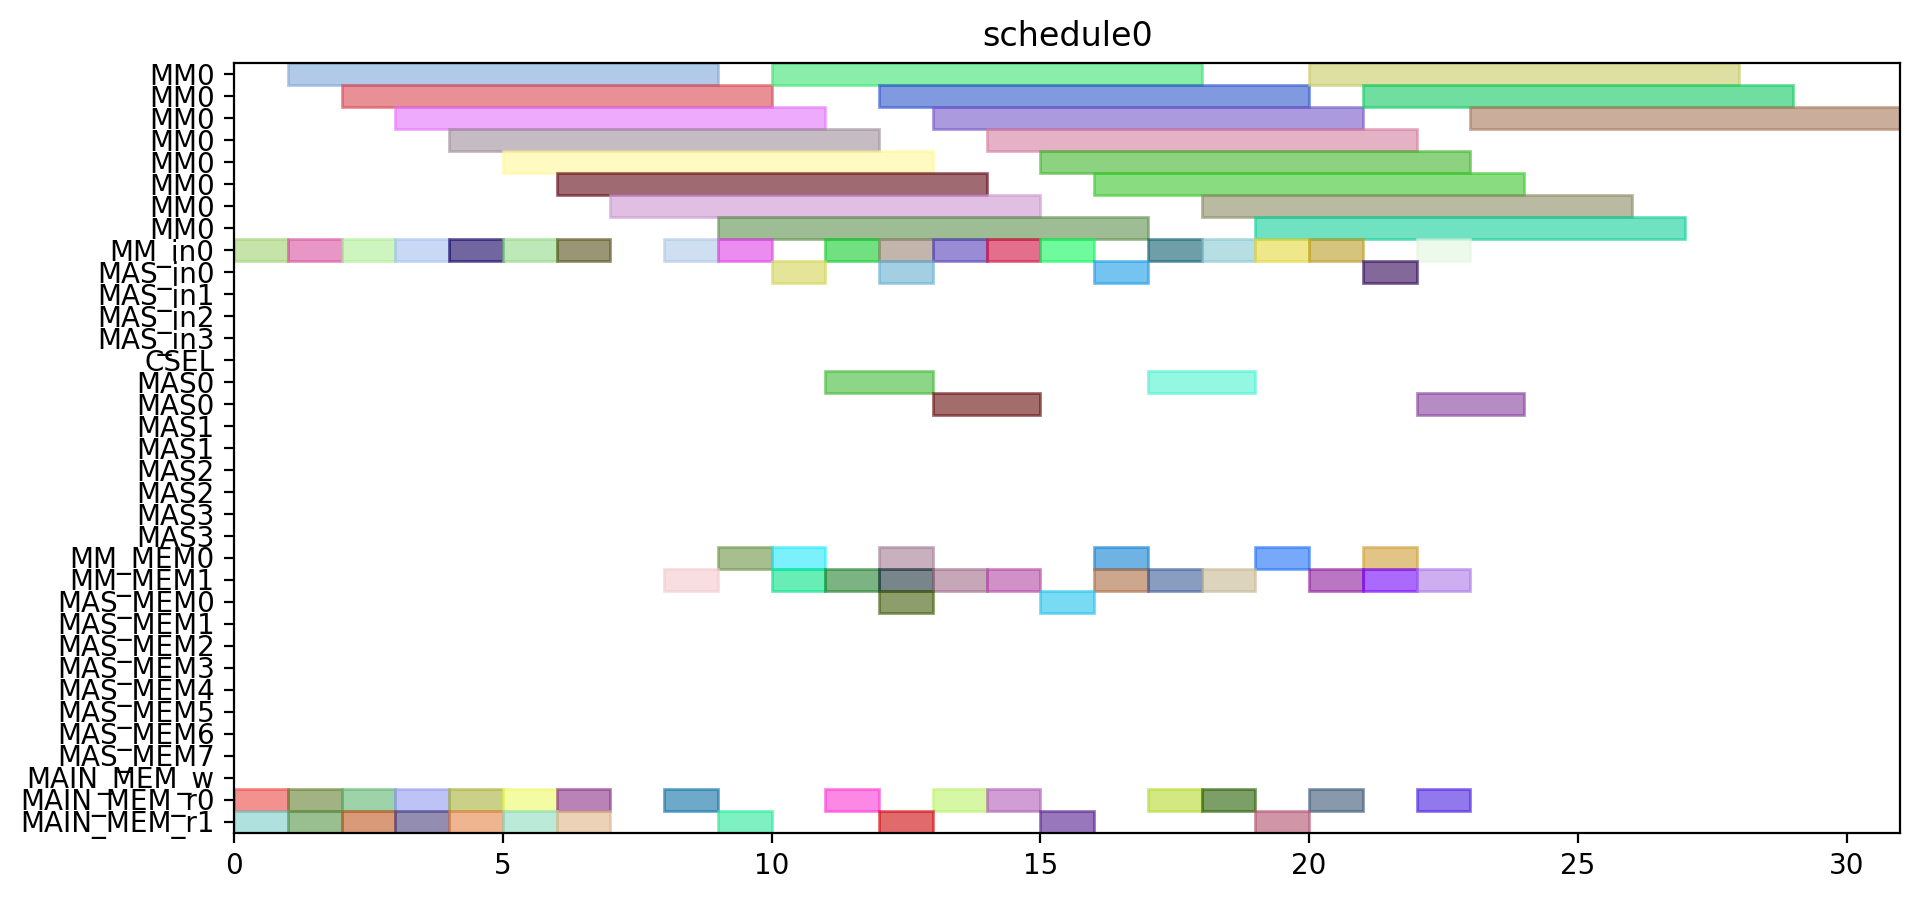

The script that drew this image:
from pyschedule import Scenario, solvers, plotters, alt


def solve():
	horizon = 120
	S = Scenario("schedule0", horizon=horizon)

	# resource
	MM = S.Resources('MM', num=1, size=8)
	MM_in = S.Resources('MM_in', num=1)
	MAS_in = S.Resources('MAS_in', num=4)
	CSEL = S.Resource('CSEL')
	MAS = S.Resources('MAS', num=4, size=2, periods=range(1, horizon))
	MM_MEM = S.Resources('MM_MEM', num=2)
	MAS_MEM = S.Resources('MAS_MEM', num=8)
	MAIN_MEM_w = S.Resource('MAIN_MEM_w', size=1)
	MAIN_MEM_r = S.Resources('MAIN_MEM_r', num=2)

	# result of previous scheduling

	# new tasks
	Z_exp2 = S.Task('Z_exp2', length=8, delay_cost=1)
	Z_exp2 += alt(MM)
	Z_exp2_in = S.Task('Z_exp2_in', length=1, delay_cost=1)
	Z_exp2_in += alt(MM_in)
	S += Z_exp2_in*MM_in[0]<=Z_exp2*MM[0]
	Z_exp2_mem0 = S.Task('Z_exp2_mem0', length=1, delay_cost=1)
	Z_exp2_mem0 += MAIN_MEM_r[0]
	S += Z_exp2_mem0 <= Z_exp2

	Z_exp2_mem1 = S.Task('Z_exp2_mem1', length=1, delay_cost=1)
	Z_exp2_mem1 += MAIN_MEM_r[1]
	S += Z_exp2_mem1 <= Z_exp2

	NX0 = S.Task('NX0', length=8, delay_cost=1)
	NX0 += alt(MM)
	NX0_in = S.Task('NX0_in', length=1, delay_cost=1)
	NX0_in += alt(MM_in)
	S += NX0_in*MM_in[0]<=NX0*MM[0]
	NX0_mem0 = S.Task('NX0_mem0', length=1, delay_cost=1)
	NX0_mem0 += MAIN_MEM_r[0]
	S += NX0_mem0 <= NX0

	NX0_mem1 = S.Task('NX0_mem1', length=1, delay_cost=1)
	NX0_mem1 += MAIN_MEM_r[1]
	S += NX0_mem1 <= NX0

	k0_10_Z1 = S.Task('k0_10_Z1', length=8, delay_cost=1)
	k0_10_Z1 += alt(MM)
	k0_10_Z1_in = S.Task('k0_10_Z1_in', length=1, delay_cost=1)
	k0_10_Z1_in += alt(MM_in)
	S += k0_10_Z1_in*MM_in[0]<=k0_10_Z1*MM[0]
	k0_10_Z1_mem0 = S.Task('k0_10_Z1_mem0', length=1, delay_cost=1)
	k0_10_Z1_mem0 += MAIN_MEM_r[0]
	S += k0_10_Z1_mem0 <= k0_10_Z1

	k0_10_Z1_mem1 = S.Task('k0_10_Z1_mem1', length=1, delay_cost=1)
	k0_10_Z1_mem1 += MAIN_MEM_r[1]
	S += k0_10_Z1_mem1 <= k0_10_Z1

	DX0 = S.Task('DX0', length=8, delay_cost=1)
	DX0 += alt(MM)
	DX0_in = S.Task('DX0_in', length=1, delay_cost=1)
	DX0_in += alt(MM_in)
	S += DX0_in*MM_in[0]<=DX0*MM[0]
	DX0_mem0 = S.Task('DX0_mem0', length=1, delay_cost=1)
	DX0_mem0 += MAIN_MEM_r[0]
	S += DX0_mem0 <= DX0

	DX0_mem1 = S.Task('DX0_mem1', length=1, delay_cost=1)
	DX0_mem1 += MAIN_MEM_r[1]
	S += DX0_mem1 <= DX0

	NY0 = S.Task('NY0', length=8, delay_cost=1)
	NY0 += alt(MM)
	NY0_in = S.Task('NY0_in', length=1, delay_cost=1)
	NY0_in += alt(MM_in)
	S += NY0_in*MM_in[0]<=NY0*MM[0]
	NY0_mem0 = S.Task('NY0_mem0', length=1, delay_cost=1)
	NY0_mem0 += MAIN_MEM_r[0]
	S += NY0_mem0 <= NY0

	NY0_mem1 = S.Task('NY0_mem1', length=1, delay_cost=1)
	NY0_mem1 += MAIN_MEM_r[1]
	S += NY0_mem1 <= NY0

	k2_14_Z1 = S.Task('k2_14_Z1', length=8, delay_cost=1)
	k2_14_Z1 += alt(MM)
	k2_14_Z1_in = S.Task('k2_14_Z1_in', length=1, delay_cost=1)
	k2_14_Z1_in += alt(MM_in)
	S += k2_14_Z1_in*MM_in[0]<=k2_14_Z1*MM[0]
	k2_14_Z1_mem0 = S.Task('k2_14_Z1_mem0', length=1, delay_cost=1)
	k2_14_Z1_mem0 += MAIN_MEM_r[0]
	S += k2_14_Z1_mem0 <= k2_14_Z1

	k2_14_Z1_mem1 = S.Task('k2_14_Z1_mem1', length=1, delay_cost=1)
	k2_14_Z1_mem1 += MAIN_MEM_r[1]
	S += k2_14_Z1_mem1 <= k2_14_Z1

	DY0 = S.Task('DY0', length=8, delay_cost=1)
	DY0 += alt(MM)
	DY0_in = S.Task('DY0_in', length=1, delay_cost=1)
	DY0_in += alt(MM_in)
	S += DY0_in*MM_in[0]<=DY0*MM[0]
	DY0_mem0 = S.Task('DY0_mem0', length=1, delay_cost=1)
	DY0_mem0 += MAIN_MEM_r[0]
	S += DY0_mem0 <= DY0

	DY0_mem1 = S.Task('DY0_mem1', length=1, delay_cost=1)
	DY0_mem1 += MAIN_MEM_r[1]
	S += DY0_mem1 <= DY0

	Z_exp3 = S.Task('Z_exp3', length=8, delay_cost=1)
	Z_exp3 += alt(MM)
	Z_exp3_in = S.Task('Z_exp3_in', length=1, delay_cost=1)
	Z_exp3_in += alt(MM_in)
	S += Z_exp3_in*MM_in[0]<=Z_exp3*MM[0]
	Z_exp3_mem0 = S.Task('Z_exp3_mem0', length=1, delay_cost=1)
	Z_exp3_mem0 += alt(MM_MEM)
	S += (Z_exp2*MM[0])-1 < Z_exp3_mem0*MM_MEM[0]
	S += Z_exp3_mem0 <= Z_exp3

	Z_exp3_mem1 = S.Task('Z_exp3_mem1', length=1, delay_cost=1)
	Z_exp3_mem1 += MAIN_MEM_r[1]
	S += Z_exp3_mem1 <= Z_exp3

	NX1_ = S.Task('NX1_', length=2, delay_cost=1)
	NX1_ += alt(MAS)
	NX1__in = S.Task('NX1__in', length=1, delay_cost=1)
	NX1__in += alt(MAS_in)
	S += NX1__in*MAS_in[0]<=NX1_*MAS[0]

	S += NX1__in*MAS_in[1]<=NX1_*MAS[1]

	S += NX1__in*MAS_in[2]<=NX1_*MAS[2]

	S += NX1__in*MAS_in[3]<=NX1_*MAS[3]

	NX1__mem0 = S.Task('NX1__mem0', length=1, delay_cost=1)
	NX1__mem0 += alt(MM_MEM)
	S += (NX0*MM[0])-1 < NX1__mem0*MM_MEM[0]
	S += NX1__mem0 <= NX1_

	NX1__mem1 = S.Task('NX1__mem1', length=1, delay_cost=1)
	NX1__mem1 += alt(MM_MEM)
	S += (k0_10_Z1*MM[0])-1 < NX1__mem1*MM_MEM[1]
	S += NX1__mem1 <= NX1_

	k0_9_Z2 = S.Task('k0_9_Z2', length=8, delay_cost=1)
	k0_9_Z2 += alt(MM)
	k0_9_Z2_in = S.Task('k0_9_Z2_in', length=1, delay_cost=1)
	k0_9_Z2_in += alt(MM_in)
	S += k0_9_Z2_in*MM_in[0]<=k0_9_Z2*MM[0]
	k0_9_Z2_mem0 = S.Task('k0_9_Z2_mem0', length=1, delay_cost=1)
	k0_9_Z2_mem0 += MAIN_MEM_r[0]
	S += k0_9_Z2_mem0 <= k0_9_Z2

	k0_9_Z2_mem1 = S.Task('k0_9_Z2_mem1', length=1, delay_cost=1)
	k0_9_Z2_mem1 += alt(MM_MEM)
	S += (Z_exp2*MM[0])-1 < k0_9_Z2_mem1*MM_MEM[1]
	S += k0_9_Z2_mem1 <= k0_9_Z2

	k1_9_Z2 = S.Task('k1_9_Z2', length=8, delay_cost=1)
	k1_9_Z2 += alt(MM)
	k1_9_Z2_in = S.Task('k1_9_Z2_in', length=1, delay_cost=1)
	k1_9_Z2_in += alt(MM_in)
	S += k1_9_Z2_in*MM_in[0]<=k1_9_Z2*MM[0]
	k1_9_Z2_mem0 = S.Task('k1_9_Z2_mem0', length=1, delay_cost=1)
	k1_9_Z2_mem0 += MAIN_MEM_r[0]
	S += k1_9_Z2_mem0 <= k1_9_Z2

	k1_9_Z2_mem1 = S.Task('k1_9_Z2_mem1', length=1, delay_cost=1)
	k1_9_Z2_mem1 += alt(MM_MEM)
	S += (Z_exp2*MM[0])-1 < k1_9_Z2_mem1*MM_MEM[1]
	S += k1_9_Z2_mem1 <= k1_9_Z2

	NY1_ = S.Task('NY1_', length=2, delay_cost=1)
	NY1_ += alt(MAS)
	NY1__in = S.Task('NY1__in', length=1, delay_cost=1)
	NY1__in += alt(MAS_in)
	S += NY1__in*MAS_in[0]<=NY1_*MAS[0]

	S += NY1__in*MAS_in[1]<=NY1_*MAS[1]

	S += NY1__in*MAS_in[2]<=NY1_*MAS[2]

	S += NY1__in*MAS_in[3]<=NY1_*MAS[3]

	NY1__mem0 = S.Task('NY1__mem0', length=1, delay_cost=1)
	NY1__mem0 += alt(MM_MEM)
	S += (NY0*MM[0])-1 < NY1__mem0*MM_MEM[0]
	S += NY1__mem0 <= NY1_

	NY1__mem1 = S.Task('NY1__mem1', length=1, delay_cost=1)
	NY1__mem1 += alt(MM_MEM)
	S += (k2_14_Z1*MM[0])-1 < NY1__mem1*MM_MEM[1]
	S += NY1__mem1 <= NY1_

	k2_13_Z2 = S.Task('k2_13_Z2', length=8, delay_cost=1)
	k2_13_Z2 += alt(MM)
	k2_13_Z2_in = S.Task('k2_13_Z2_in', length=1, delay_cost=1)
	k2_13_Z2_in += alt(MM_in)
	S += k2_13_Z2_in*MM_in[0]<=k2_13_Z2*MM[0]
	k2_13_Z2_mem0 = S.Task('k2_13_Z2_mem0', length=1, delay_cost=1)
	k2_13_Z2_mem0 += MAIN_MEM_r[0]
	S += k2_13_Z2_mem0 <= k2_13_Z2

	k2_13_Z2_mem1 = S.Task('k2_13_Z2_mem1', length=1, delay_cost=1)
	k2_13_Z2_mem1 += alt(MM_MEM)
	S += (Z_exp2*MM[0])-1 < k2_13_Z2_mem1*MM_MEM[1]
	S += k2_13_Z2_mem1 <= k2_13_Z2

	k3_14_Z2 = S.Task('k3_14_Z2', length=8, delay_cost=1)
	k3_14_Z2 += alt(MM)
	k3_14_Z2_in = S.Task('k3_14_Z2_in', length=1, delay_cost=1)
	k3_14_Z2_in += alt(MM_in)
	S += k3_14_Z2_in*MM_in[0]<=k3_14_Z2*MM[0]
	k3_14_Z2_mem0 = S.Task('k3_14_Z2_mem0', length=1, delay_cost=1)
	k3_14_Z2_mem0 += MAIN_MEM_r[0]
	S += k3_14_Z2_mem0 <= k3_14_Z2

	k3_14_Z2_mem1 = S.Task('k3_14_Z2_mem1', length=1, delay_cost=1)
	k3_14_Z2_mem1 += alt(MM_MEM)
	S += (Z_exp2*MM[0])-1 < k3_14_Z2_mem1*MM_MEM[1]
	S += k3_14_Z2_mem1 <= k3_14_Z2

	Z_exp4 = S.Task('Z_exp4', length=8, delay_cost=1)
	Z_exp4 += alt(MM)
	Z_exp4_in = S.Task('Z_exp4_in', length=1, delay_cost=1)
	Z_exp4_in += alt(MM_in)
	S += Z_exp4_in*MM_in[0]<=Z_exp4*MM[0]
	Z_exp4_mem0 = S.Task('Z_exp4_mem0', length=1, delay_cost=1)
	Z_exp4_mem0 += alt(MM_MEM)
	S += (Z_exp3*MM[0])-1 < Z_exp4_mem0*MM_MEM[0]
	S += Z_exp4_mem0 <= Z_exp4

	Z_exp4_mem1 = S.Task('Z_exp4_mem1', length=1, delay_cost=1)
	Z_exp4_mem1 += MAIN_MEM_r[1]
	S += Z_exp4_mem1 <= Z_exp4

	NX1 = S.Task('NX1', length=8, delay_cost=1)
	NX1 += alt(MM)
	NX1_in = S.Task('NX1_in', length=1, delay_cost=1)
	NX1_in += alt(MM_in)
	S += NX1_in*MM_in[0]<=NX1*MM[0]
	NX1_mem0 = S.Task('NX1_mem0', length=1, delay_cost=1)
	NX1_mem0 += alt(MAS_MEM)
	S += (NX1_*MAS[0])-1 < NX1_mem0*MAS_MEM[0]
	S += (NX1_*MAS[1])-1 < NX1_mem0*MAS_MEM[2]
	S += (NX1_*MAS[2])-1 < NX1_mem0*MAS_MEM[4]
	S += (NX1_*MAS[3])-1 < NX1_mem0*MAS_MEM[6]
	S += NX1_mem0 <= NX1

	NX1_mem1 = S.Task('NX1_mem1', length=1, delay_cost=1)
	NX1_mem1 += MAIN_MEM_r[1]
	S += NX1_mem1 <= NX1

	k0_8_Z3 = S.Task('k0_8_Z3', length=8, delay_cost=1)
	k0_8_Z3 += alt(MM)
	k0_8_Z3_in = S.Task('k0_8_Z3_in', length=1, delay_cost=1)
	k0_8_Z3_in += alt(MM_in)
	S += k0_8_Z3_in*MM_in[0]<=k0_8_Z3*MM[0]
	k0_8_Z3_mem0 = S.Task('k0_8_Z3_mem0', length=1, delay_cost=1)
	k0_8_Z3_mem0 += MAIN_MEM_r[0]
	S += k0_8_Z3_mem0 <= k0_8_Z3

	k0_8_Z3_mem1 = S.Task('k0_8_Z3_mem1', length=1, delay_cost=1)
	k0_8_Z3_mem1 += alt(MM_MEM)
	S += (Z_exp3*MM[0])-1 < k0_8_Z3_mem1*MM_MEM[1]
	S += k0_8_Z3_mem1 <= k0_8_Z3

	DX1_ = S.Task('DX1_', length=2, delay_cost=1)
	DX1_ += alt(MAS)
	DX1__in = S.Task('DX1__in', length=1, delay_cost=1)
	DX1__in += alt(MAS_in)
	S += DX1__in*MAS_in[0]<=DX1_*MAS[0]

	S += DX1__in*MAS_in[1]<=DX1_*MAS[1]

	S += DX1__in*MAS_in[2]<=DX1_*MAS[2]

	S += DX1__in*MAS_in[3]<=DX1_*MAS[3]

	DX1__mem0 = S.Task('DX1__mem0', length=1, delay_cost=1)
	DX1__mem0 += alt(MM_MEM)
	S += (DX0*MM[0])-1 < DX1__mem0*MM_MEM[0]
	S += DX1__mem0 <= DX1_

	DX1__mem1 = S.Task('DX1__mem1', length=1, delay_cost=1)
	DX1__mem1 += alt(MM_MEM)
	S += (k1_9_Z2*MM[0])-1 < DX1__mem1*MM_MEM[1]
	S += DX1__mem1 <= DX1_

	k1_8_Z3 = S.Task('k1_8_Z3', length=8, delay_cost=1)
	k1_8_Z3 += alt(MM)
	k1_8_Z3_in = S.Task('k1_8_Z3_in', length=1, delay_cost=1)
	k1_8_Z3_in += alt(MM_in)
	S += k1_8_Z3_in*MM_in[0]<=k1_8_Z3*MM[0]
	k1_8_Z3_mem0 = S.Task('k1_8_Z3_mem0', length=1, delay_cost=1)
	k1_8_Z3_mem0 += MAIN_MEM_r[0]
	S += k1_8_Z3_mem0 <= k1_8_Z3

	k1_8_Z3_mem1 = S.Task('k1_8_Z3_mem1', length=1, delay_cost=1)
	k1_8_Z3_mem1 += alt(MM_MEM)
	S += (Z_exp3*MM[0])-1 < k1_8_Z3_mem1*MM_MEM[1]
	S += k1_8_Z3_mem1 <= k1_8_Z3

	NY1 = S.Task('NY1', length=8, delay_cost=1)
	NY1 += alt(MM)
	NY1_in = S.Task('NY1_in', length=1, delay_cost=1)
	NY1_in += alt(MM_in)
	S += NY1_in*MM_in[0]<=NY1*MM[0]
	NY1_mem0 = S.Task('NY1_mem0', length=1, delay_cost=1)
	NY1_mem0 += alt(MAS_MEM)
	S += (NY1_*MAS[0])-1 < NY1_mem0*MAS_MEM[0]
	S += (NY1_*MAS[1])-1 < NY1_mem0*MAS_MEM[2]
	S += (NY1_*MAS[2])-1 < NY1_mem0*MAS_MEM[4]
	S += (NY1_*MAS[3])-1 < NY1_mem0*MAS_MEM[6]
	S += NY1_mem0 <= NY1

	NY1_mem1 = S.Task('NY1_mem1', length=1, delay_cost=1)
	NY1_mem1 += MAIN_MEM_r[1]
	S += NY1_mem1 <= NY1

	k2_12_Z3 = S.Task('k2_12_Z3', length=8, delay_cost=1)
	k2_12_Z3 += alt(MM)
	k2_12_Z3_in = S.Task('k2_12_Z3_in', length=1, delay_cost=1)
	k2_12_Z3_in += alt(MM_in)
	S += k2_12_Z3_in*MM_in[0]<=k2_12_Z3*MM[0]
	k2_12_Z3_mem0 = S.Task('k2_12_Z3_mem0', length=1, delay_cost=1)
	k2_12_Z3_mem0 += MAIN_MEM_r[0]
	S += k2_12_Z3_mem0 <= k2_12_Z3

	k2_12_Z3_mem1 = S.Task('k2_12_Z3_mem1', length=1, delay_cost=1)
	k2_12_Z3_mem1 += alt(MM_MEM)
	S += (Z_exp3*MM[0])-1 < k2_12_Z3_mem1*MM_MEM[1]
	S += k2_12_Z3_mem1 <= k2_12_Z3

	DY1_ = S.Task('DY1_', length=2, delay_cost=1)
	DY1_ += alt(MAS)
	DY1__in = S.Task('DY1__in', length=1, delay_cost=1)
	DY1__in += alt(MAS_in)
	S += DY1__in*MAS_in[0]<=DY1_*MAS[0]

	S += DY1__in*MAS_in[1]<=DY1_*MAS[1]

	S += DY1__in*MAS_in[2]<=DY1_*MAS[2]

	S += DY1__in*MAS_in[3]<=DY1_*MAS[3]

	DY1__mem0 = S.Task('DY1__mem0', length=1, delay_cost=1)
	DY1__mem0 += alt(MM_MEM)
	S += (DY0*MM[0])-1 < DY1__mem0*MM_MEM[0]
	S += DY1__mem0 <= DY1_

	DY1__mem1 = S.Task('DY1__mem1', length=1, delay_cost=1)
	DY1__mem1 += alt(MM_MEM)
	S += (k3_14_Z2*MM[0])-1 < DY1__mem1*MM_MEM[1]
	S += DY1__mem1 <= DY1_

	k3_13_Z3 = S.Task('k3_13_Z3', length=8, delay_cost=1)
	k3_13_Z3 += alt(MM)
	k3_13_Z3_in = S.Task('k3_13_Z3_in', length=1, delay_cost=1)
	k3_13_Z3_in += alt(MM_in)
	S += k3_13_Z3_in*MM_in[0]<=k3_13_Z3*MM[0]
	k3_13_Z3_mem0 = S.Task('k3_13_Z3_mem0', length=1, delay_cost=1)
	k3_13_Z3_mem0 += MAIN_MEM_r[0]
	S += k3_13_Z3_mem0 <= k3_13_Z3

	k3_13_Z3_mem1 = S.Task('k3_13_Z3_mem1', length=1, delay_cost=1)
	k3_13_Z3_mem1 += alt(MM_MEM)
	S += (Z_exp3*MM[0])-1 < k3_13_Z3_mem1*MM_MEM[1]
	S += k3_13_Z3_mem1 <= k3_13_Z3

	solvers.mip.solve(S,msg=1,kind='CPLEX',ratio_gap=1.01)

	solution = [['hoge']*len(S.solution()[1]) for i in range(len(S.solution()))]
	for i in range(len(S.solution())):
		for j in range(len(S.solution()[i])):
			solution[i][j]=str(S.solution()[i][j])
	print(solution)

	cycles = int(solution[-1][3])

	pic_file_name = "/home/mfukuda/ABE/multiRAM_multiMAS_16mux/scheduling_result/stage8MM1_stage2MAS4/ISOGENY/schedule0.png"
	if(S.solution() != []):
		plotters.matplotlib.plot(S,img_filename=pic_file_name, show_task_labels=False, fig_size=(cycles*0.25+3, 5))

	return solution
